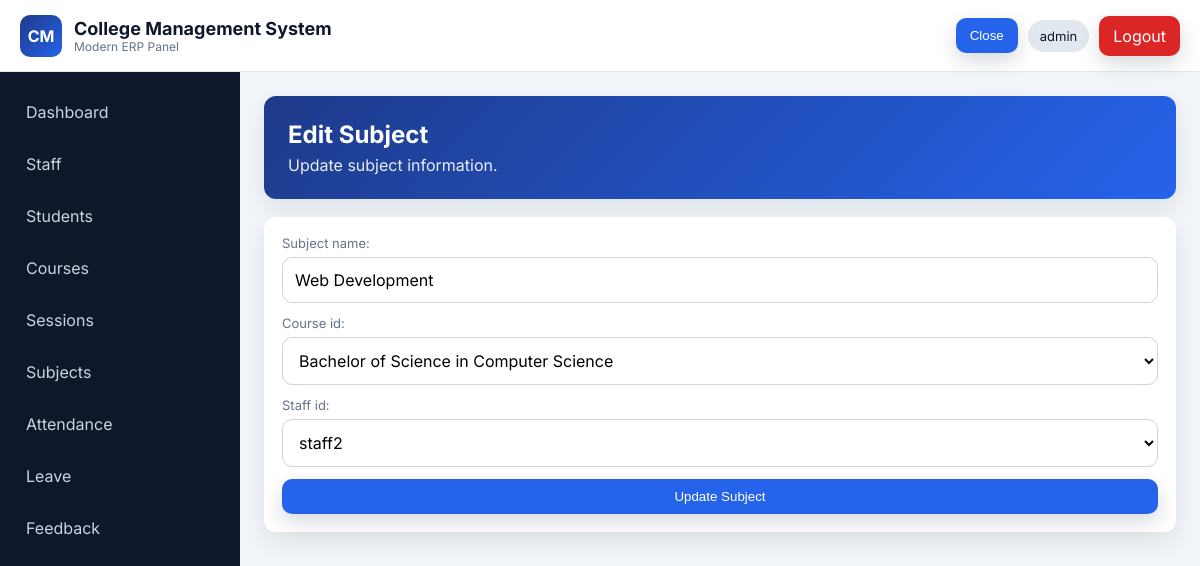
/hod/subject/edit/2/ (signed in), run on the app's committed database.
### student_management_app/models.py (models this page shows, shortened)
class CustomUser(AbstractUser):
    USER_TYPE_CHOICES = (
        ("HOD", "HOD"),
        ("STAFF", "STAFF"),
        ("STUDENT", "STUDENT"),
    )
    user_type = models.CharField(max_length=10, choices=USER_TYPE_CHOICES, default="HOD")

class Subjects(models.Model):
    subject_name = models.CharField(max_length=255)
    course_id = models.ForeignKey(Courses, on_delete=models.CASCADE)
    staff_id = models.ForeignKey(Staffs, on_delete=models.CASCADE)
    created_at = models.DateTimeField(auto_now_add=True)
    updated_at = models.DateTimeField(auto_now=True)

### student_management_app/views.py (the view)
# urls.py: path("hod/subject/edit/<int:subject_id>/", views.hod_edit_subject, name="hod_edit_subject"),
@hod_required
def hod_edit_subject(request, subject_id):
    subject = get_object_or_404(Subjects, pk=subject_id)
    form = SubjectForm(request.POST or None, instance=subject)
    if request.method == "POST" and form.is_valid():
        form.save()
        messages.success(request, "Subject updated successfully.")
        return redirect("hod_list_subjects")
    return render(request, "hod_templates/edit_subject.html", {"form": form, "subject": subject})

### student_management_app/forms.py
class SubjectForm(forms.ModelForm):
    class Meta:
        model = Subjects
        fields = ["subject_name", "course_id", "staff_id"]
        widgets = {
            "subject_name": forms.TextInput(attrs={"class": "form-control", "placeholder": "Enter subject name"}),
            "course_id": forms.Select(attrs={"class": "form-control"}),
            "staff_id": forms.Select(attrs={"class": "form-control"}),
        }

### student_management_app/models.py (called while the page is built)
    def __str__(self):
        return self.course_name

    def __str__(self):
        return self.admin.username

### student_management_app/role_helpers.py (called while the page is built)
def dashboard_name_for_user(user):
    role = (getattr(user, "user_type", "") or "").strip().upper()
    dashboard_name = ROLE_DASHBOARD_MAP.get(role)
    if dashboard_name:
        return dashboard_name
    if getattr(user, "is_superuser", False):
        return "hod_dashboard"
    return None

def role_required(expected_dashboard_name):
    def decorator(view_func):
        @wraps(view_func)
        def _wrapped(request, *args, **kwargs):
            if not request.user.is_authenticated:
                return redirect("login_page")
            if dashboard_name_for_user(request.user) != expected_dashboard_name:
                return redirect("login_page")
            return view_func(request, *args, **kwargs)
        return _wrapped
    return decorator

### student_management_app/templates/hod_templates/edit_subject.html (shortened to what this page needs)
{% extends 'base.html' %}
{% block content %}
<div class="page-header"><h2>Edit Subject</h2><p>Update subject information.</p></div>
<div class="card">
    <form method="post" class="form-grid">
        {% for field in form %}
            <div class="form-group">
                {{ field.label_tag }}
                {{ field }}
            </div>
        {% endfor %}
        <button class="btn btn-primary" type="submit">Update Subject</button>
    </form>
</div>
{% endblock %}

### templates/base.html (shortened to what this page needs)
{% load static %}
<!DOCTYPE html>
<html lang="en">
<head>
    <link rel="stylesheet" href="{% static 'css/style.css' %}">
</head>
<body>
    {% if request.user.is_authenticated %}
    <header class="topbar">
        <div class="topbar-left">
            <div class="logo">CM</div>
            <div>
                <h1>College Management System</h1>
                <p>Modern ERP Panel</p>
            </div>
        </div>
        <div class="topbar-right">
            <button class="menu-toggle btn btn-primary" id="menuToggle" type="button" aria-controls="sidebar" aria-expanded="false">Menu</button>
            <span class="user-chip">{{ request.user.get_full_name|default:request.user.username }}</span>
            <a class="btn btn-danger" href="{% url 'logout_user' %}">Logout</a>
        </div>
    </header>
    <aside class="sidebar" id="sidebar">
        <nav>
            {% if request.user.user_type == 'HOD' or request.user.is_superuser %}
                <a class="sidebar-link" href="{% url 'hod_dashboard' %}">Dashboard</a>
                <a class="sidebar-link" href="{% url 'list_staff' %}">Staff</a>
                <a class="sidebar-link" href="{% url 'hod_list_students' %}">Students</a>
                <a class="sidebar-link" href="{% url 'hod_list_courses' %}">Courses</a>
                <a class="sidebar-link" href="{% url 'hod_list_sessions' %}">Sessions</a>
                <a class="sidebar-link" href="{% url 'hod_list_subjects' %}">Subjects</a>
                <a class="sidebar-link" href="{% url 'admin_view_attendance' %}">Attendance</a>
                <a class="sidebar-link" href="{% url 'admin_student_leave_view' %}">Leave</a>
                <a class="sidebar-link" href="{% url 'hod_student_feedback_list' %}">Feedback</a>
            {% endif %}
        </nav>
    </aside>
    {% endif %}
    <main class="{% if request.user.is_authenticated %}main-content{% else %}auth-wrapper{% endif %} fade-in">
        {% block content %}{% endblock %}
    </main>
</body>
</html>

### static/css/style.css (style rules this page uses)
:root { --primary: #1E3A8A; --secondary: #2563EB; --accent: #F59E0B; --sidebar: #0F172A; --bg: #F1F5F9; --card: #FFFFFF; --text: #0F172A; --muted: #64748B; --success: #16A34A; --danger: #DC2626; --warning: #F59E0B; --radius: 12px; --shadow: 0 10px 25px rgba(15, 23, 42, 0.08); }
* { box-sizing: border-box; }
body { margin: 0; font-family: 'Inter', sans-serif; color: var(--text); background: var(--bg); }
.topbar { position: fixed; top: 0; left: 0; right: 0; height: 72px; background: var(--card); border-bottom: 1px solid #e2e8f0; display: flex; align-items: center; justify-content: space-between; padding: 0 20px; z-index: 1000; }
.topbar-left { display: flex; gap: 12px; align-items: center; }
.logo { width: 42px; height: 42px; border-radius: 10px; background: linear-gradient(135deg, var(--primary), var(--secondary)); color: #fff; display: grid; place-items: center; font-weight: 700; }
.topbar h1 { margin: 0; font-size: 18px; }
.topbar p { margin: 0; color: var(--muted); font-size: 12px; }
.topbar-right { display: flex; gap: 10px; align-items: center; }
.user-chip { padding: 8px 12px; border-radius: 999px; background: #e2e8f0; font-size: 13px; }
.menu-toggle { display: inline-block; }
.sidebar { position: fixed; top: 72px; left: 0; width: 240px; bottom: 0; background: var(--sidebar); padding: 18px 12px; transition: transform 0.3s ease; overflow-y: auto; }
.sidebar nav { display: flex; flex-direction: column; gap: 8px; }
.sidebar-link { color: #cbd5e1; text-decoration: none; padding: 12px 14px; border-radius: 10px; transition: all 0.3s ease; }
.main-content { margin-top: 72px; margin-left: 240px; padding: 24px; }
.page-header { background: linear-gradient(135deg, var(--primary), var(--secondary)); color: #fff; border-radius: var(--radius); padding: 24px; box-shadow: var(--shadow); margin-bottom: 18px; }
.page-header h2 { margin: 0 0 6px; }
.page-header p { margin: 0; opacity: 0.9; }
.card { background: var(--card); border-radius: var(--radius); box-shadow: var(--shadow); padding: 18px; margin-bottom: 16px; }
.form-grid { display: grid; gap: 12px; }
.form-group { position: relative; }
.form-group label { font-size: 13px; color: var(--muted); display: block; margin-bottom: 6px; }
input, select, textarea { width: 100%; padding: 12px 12px; border: 1px solid #cbd5e1; border-radius: 10px; background: #fff; font: inherit; transition: all 0.3s ease; }
.btn { position: relative; overflow: hidden; display: inline-flex; align-items: center; justify-content: center; gap: 6px; border: 0; text-decoration: none; color: #fff; padding: 10px 14px; border-radius: 10px; cursor: pointer; transition: all 0.3s ease; box-shadow: 0 8px 20px rgba(15, 23, 42, 0.16); }
.btn-primary { background: var(--secondary); }
.btn-danger { background: var(--danger); }
.fade-in { animation: fadeIn 0.4s ease; }

### data on the page
CustomUser: user.get_full_name "admin"
Subjects: form "Web Development" "Bachelor of Science in Computer Science" "staff2"

### other printed values
{{ field.label_tag }} "Subject name:" "Course id:" "Staff id:"
